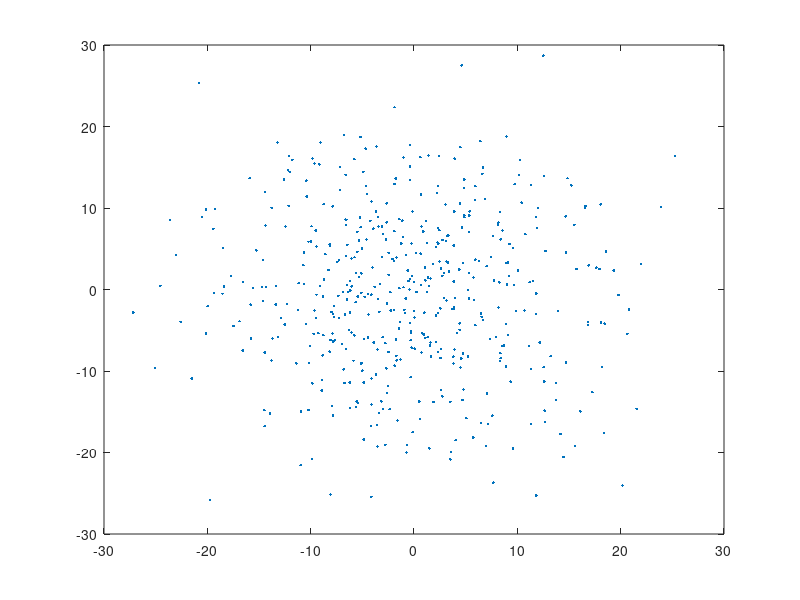
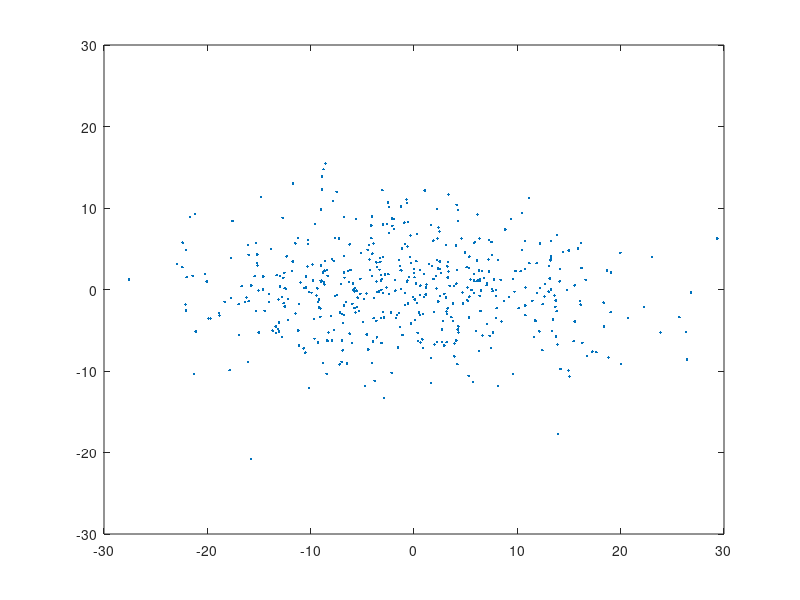
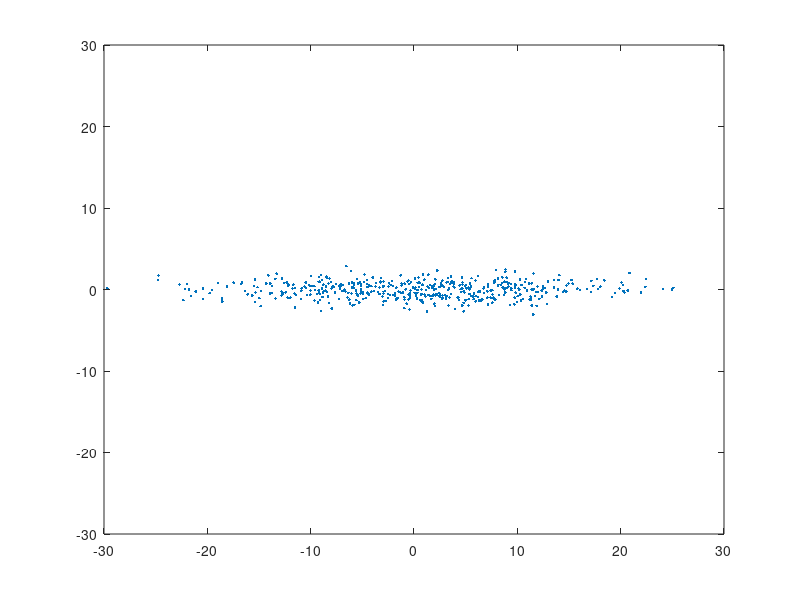
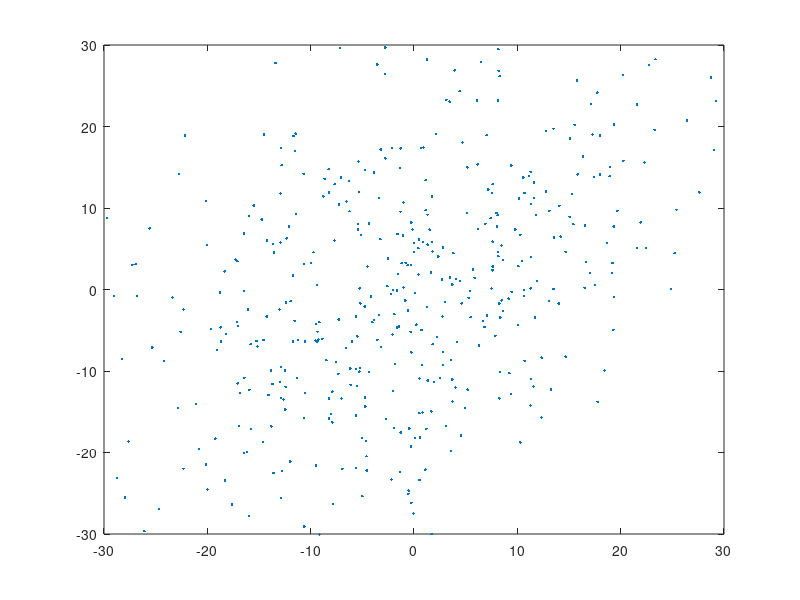

The MATLAB script that drew these images, in order:
clear all;
close all;

N = 500;

sig1 = 100;
sig2 = 100;
sig = [sig1, sig2];

mu = [0, 0];
Sigma =diag(sig);
R = chol(Sigma);

x = repmat(mu,N,1) + randn(N,2)*R;
plot(x(:,1), x(:,2), '.'); 
axis([-30 30 -30 30]);
save data1.dat x -ascii;
print data1.jpg -djpeg;

%%%%%%%%%%%%%%%%%%%%%%%%%%%

sig1 = 100;
sig2 = 30;
sig = [sig1, sig2];

mu = [0, 0];
Sigma =diag(sig);
R = chol(Sigma);

x = repmat(mu,N,1) + randn(N,2)*R;
plot(x(:,1), x(:,2), '.'); 
axis([-30 30 -30 30]);
save data2.dat x -ascii;
print data2.jpg -djpeg;


%%%%%%%%%%%%%%%%%%%%%%%%%%%

sig1 = 100;
sig2 = 1;
sig = [sig1, sig2];

mu = [0, 0];
Sigma =diag(sig);
R = chol(Sigma);

x = repmat(mu,N,1) + randn(N,2)*R;
plot(x(:,1), x(:,2), '.'); 
axis([-30 30 -30 30]);
save data3.dat x -ascii;
print data3.jpg -djpeg;

%%%%%%%%%%%%%%%%%%%%%%%%%%%

% Rotation
v1 = sqrt(2)*[1;1];
v2 = sqrt(2)*[1;-1];
V = [v1, v2];

sig1 = 100;
sig2 = 30;
sig = [sig1, sig2];

mu = [0, 0];
Sigma =diag(sig);
R = chol(Sigma);

x = repmat(mu,N,1) + randn(N,2)*R;
xt = V'*x';
x = xt';

plot(x(:,1), x(:,2), '.'); 
axis([-30 30 -30 30]);
save data4.dat x -ascii;
print data4.jpg -djpeg;


%%%%%%%%%%%%%%%%%%%%%%%%%%%

% Rotation
v1 = sqrt(2)*[1;1];
v2 = sqrt(2)*[1;-1];
V = [v1, v2];

sig1 = 100;
sig2 = 1;
sig = [sig1, sig2];

mu = [0, 0];
Sigma =diag(sig);
R = chol(Sigma);

x = repmat(mu,N,1) + randn(N,2)*R;
xt = V'*x';
x = xt';

plot(x(:,1), x(:,2), '.'); 
axis([-30 30 -30 30]);
save data5.dat x -ascii;
print data5.jpg -djpeg;


%%%%%%%%%%%%%%%%%%%%%%%%%%%

% Rotation
v1 = sqrt(2)*[1;1];
v2 = sqrt(2)*[-1;1];
V = [v1, v2];

sig1 = 100;
sig2 = 30;
sig = [sig1, sig2];

mu = [0, 0];
Sigma =diag(sig);
R = chol(Sigma);

x = repmat(mu,N,1) + randn(N,2)*R;
xt = V'*x';
x = xt';

plot(x(:,1), x(:,2), '.'); 
axis([-30 30 -30 30]);
save data6.dat x -ascii;
print data6.jpg -djpeg;


%%%%%%%%%%%%%%%%%%%%%%%%%%%

% Rotation
v1 = sqrt(2)*[1;1];
v2 = sqrt(2)*[-1;1];
V = [v1, v2];

sig1 = 100;
sig2 = 1;
sig = [sig1, sig2];

mu = [0, 0];
Sigma =diag(sig);
R = chol(Sigma);

x = repmat(mu,N,1) + randn(N,2)*R;
xt = V'*x';
x = xt';

plot(x(:,1), x(:,2), '.'); 
axis([-30 30 -30 30]);
save data7.dat x -ascii;
print data7.jpg -djpeg;





